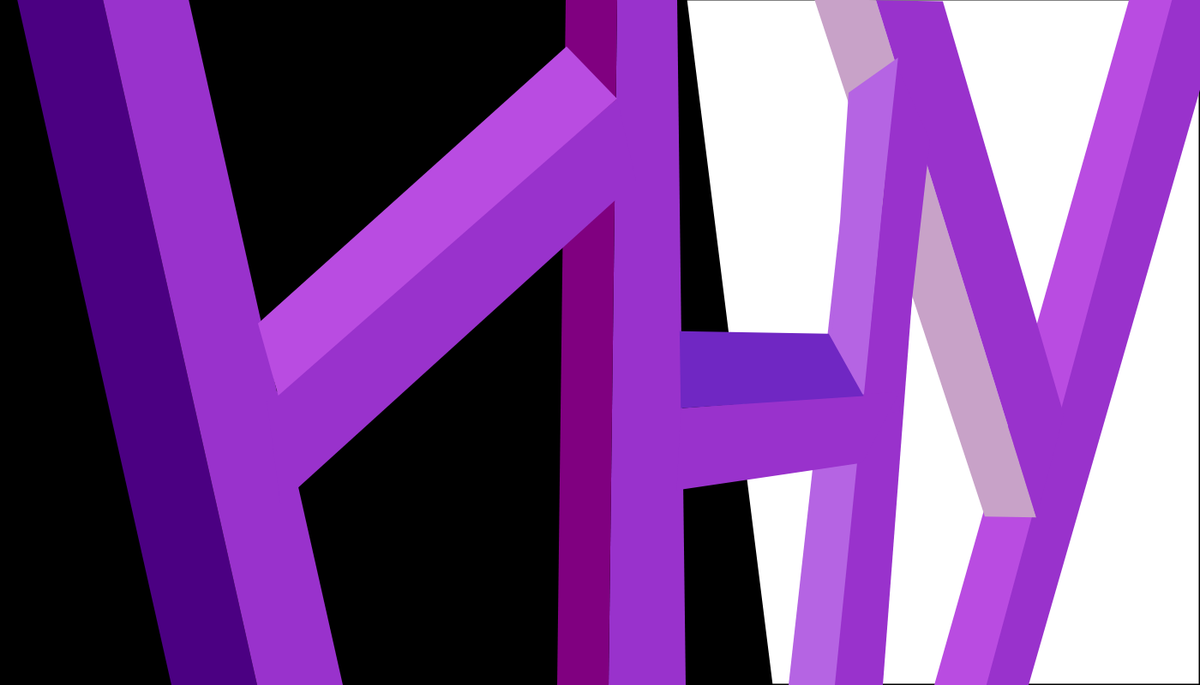
Frame 1 (no input)
Frame 60 (no input): identical to frame 1, image omitted
Frame 120 (the mouse pressed at the canvas centre since frame 60): identical to frame 1, image omitted

The p5.js sketch that drew this single still picture (run headless with seeded random() and noise() and a simulated clock; from frame 60 on, the mouse is pressed at the canvas centre):

// p5.js sketch
// ── sketch.js


function setup() { 
   createCanvas(1400, 800);
   angleMode(DEGREES);
}


function draw() { 
background(0);


fill(255)
strokeWeight(3)
quad(800, -1, 1400, -1 , 1400, 800, 900, 800);


fill(75, 0, 130);
strokeWeight(0)
quad(20, -1, 120, -1 , 300, 800, 200, 800);
fill(153, 50, 204);
quad(120, -1, 220, -1 , 400, 800, 300, 800);

fill(153, 50, 204);
strokeWeight(0)
quad(720, -1, 790, -1 , 800, 800, 710, 800);
fill(128, 0, 128);
quad(660, -1, 720, -1 , 710, 800, 650, 800);

translate(270,0);
fill(153, 50, 204);
strokeWeight(0)
quad(760, 160, 800, 270 , 760, 800, 700, 800);
fill(181, 100, 227);
quad(710, 260, 760, 240 , 700, 840, 650, 800);

translate(170,0);
fill(153, 50, 204);
strokeWeight(0)
quad(960, -140, 970, 70 , 760, 800, 700, 800);
fill(185, 76, 225);
quad(880, -10, 930, -10 , 700, 840, 650, 800);

scale(.6);
translate(900,0);
rotate(PI / 3);
fill(200, 162, 200);
strokeWeight(0)
quad(-50, -1, 70, -1 , 400, 1000, 300, 1000);
fill(153, 50, 204);
quad(70, -1, 200, -1 , 450, 800, 400, 1000);

fill(153, 50, 204);
strokeWeight(0)
quad(110, 120, 180, 270 , 130, 800, 60, 800);
fill(181, 100, 227);
quad(20, 180, 115, 110 , 50, 840, -10, 800);

fill(153, 50, 204);
strokeWeight(0)
quad(-300, 960, -295, 800 , 130, 760, 60, 900);
fill(112, 39, 195);
quad(-295, 800, -300, 650 , -10, 650, 60, 770);

fill(153, 50, 204);
strokeWeight(0)
quad(-1070, 1000, -1100, 800 , -430, 200, -390, 360);
fill(185, 76, 225);
quad(-1078, 790 , -1120, 650 , -530, 100, -430, 200);

}
